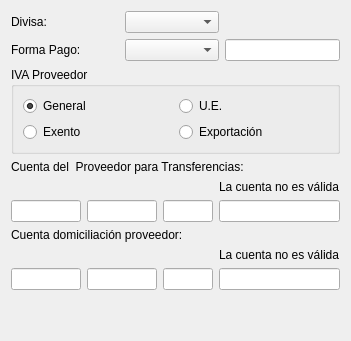
         <widget class="QWidget" name="tabFinanza">
          <attribute name="title">
           <string>Datos financieros</string>
          </attribute>
          <layout class="QGridLayout" name="gridLayout_28">
           <item row="5" column="0" colspan="6">
            <widget class="QLabel" name="label_20">
             <property name="text">
              <string>Cuenta del  Proveedor para Transferencias:</string>
             </property>
            </widget>
           </item>
           <item row="6" column="4" colspan="2">
            <widget class="QLabel" name="lblCuenta1Valida">
             <property name="text">
              <string>La cuenta no es válida</string>
             </property>
            </widget>
           </item>
           <item row="7" column="0">
            <widget class="QLineEdit" name="txtentidad_bancaria_proveedor">
             <property name="maximumSize">
              <size>
               <width>70</width>
               <height>16777215</height>
              </size>
             </property>
            </widget>
           </item>
           <item row="10" column="0">
            <widget class="QLineEdit" name="txtentidad_pago_proveedor">
             <property name="maximumSize">
              <size>
               <width>70</width>
               <height>16777215</height>
              </size>
             </property>
            </widget>
           </item>
           <item row="10" column="1" colspan="2">
            <widget class="QLineEdit" name="txtoficina_pago_proveedor">
             <property name="maximumSize">
              <size>
               <width>70</width>
               <height>16777215</height>
              </size>
             </property>
            </widget>
           </item>
           <item row="1" column="5">
            <widget class="QLineEdit" name="txtforma_pago"/>
           </item>
           <item row="4" column="0" colspan="6">
            <widget class="QGroupBox" name="groupBox">
             <property name="minimumSize">
              <size>
               <width>182</width>
               <height>0</height>
              </size>
             </property>
             <property name="title">
              <string>IVA Proveedor</string>
             </property>
             <layout class="QGridLayout" name="gridLayout_29">
              <item row="0" column="1">
               <widget class="QRadioButton" name="radUE">
                <property name="text">
                 <string>U.E.</string>
                </property>
               </widget>
              </item>
              <item row="0" column="0">
               <widget class="QRadioButton" name="radGeneral">
                <property name="text">
                 <string>General</string>
                </property>
                <property name="checked">
                 <bool>true</bool>
                </property>
               </widget>
              </item>
              <item row="1" column="0">
               <widget class="QRadioButton" name="radExcento">
                <property name="text">
                 <string>Exento</string>
                </property>
               </widget>
              </item>
              <item row="1" column="1">
               <widget class="QRadioButton" name="radExportacion">
                <property name="text">
                 <string>Exportación</string>
                </property>
               </widget>
              </item>
             </layout>
            </widget>
           </item>
           <item row="8" column="0" colspan="6">
            <widget class="QLabel" name="label_27">
             <property name="text">
              <string>Cuenta domiciliación proveedor:</string>
             </property>
            </widget>
           </item>
           <item row="9" column="4" colspan="2">
            <widget class="QLabel" name="lblcuenta2Valida">
             <property name="text">
              <string>La cuenta no es válida</string>
             </property>
            </widget>
           </item>
           <item row="10" column="3">
            <widget class="QLineEdit" name="txtdc_pago_proveedor">
             <property name="maximumSize">
              <size>
               <width>50</width>
               <height>16777215</height>
              </size>
             </property>
            </widget>
           </item>
           <item row="10" column="4" colspan="2">
            <widget class="QLineEdit" name="txtcuentaPagoProveedor"/>
           </item>
           <item row="7" column="1" colspan="2">
            <widget class="QLineEdit" name="txtoficina_bancaria_proveedor">
             <property name="maximumSize">
              <size>
               <width>70</width>
               <height>16777215</height>
              </size>
             </property>
            </widget>
           </item>
           <item row="7" column="3">
            <widget class="QLineEdit" name="txtdc_proveedor">
             <property name="maximumSize">
              <size>
               <width>50</width>
               <height>16777215</height>
              </size>
             </property>
            </widget>
           </item>
           <item row="7" column="4" colspan="2">
            <widget class="QLineEdit" name="txtcc_proveedor"/>
           </item>
           <item row="1" column="0" colspan="2">
            <widget class="QLabel" name="label_21">
             <property name="text">
              <string>Forma Pago:</string>
             </property>
            </widget>
           </item>
           <item row="11" column="3">
            <spacer name="verticalSpacer_2">
             <property name="orientation">
              <enum>Qt::Vertical</enum>
             </property>
             <property name="sizeHint" stdset="0">
              <size>
               <width>20</width>
               <height>40</height>
              </size>
             </property>
            </spacer>
           </item>
           <item row="1" column="2" colspan="3">
            <widget class="QComboBox" name="txtcodigoFormaPago"/>
           </item>
           <item row="0" column="0">
            <widget class="QLabel" name="label_32">
             <property name="text">
              <string>Divisa:</string>
             </property>
            </widget>
           </item>
           <item row="0" column="2" colspan="3">
            <widget class="QComboBox" name="cboDivisas"/>
           </item>
          </layout>
         </widget>
